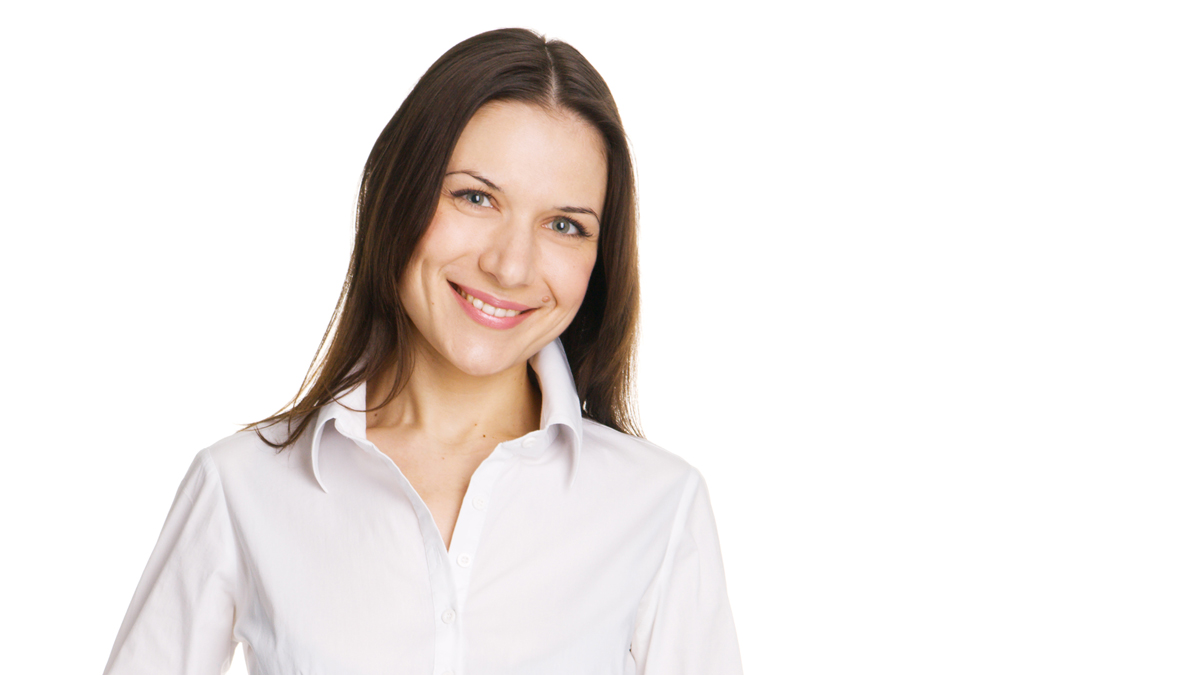
#> input picture img4.jpg, 1200 x 675 px
$ python facedetect.py
#> lines starting #> are read from the running program, lines starting #| are printed output that depends on the picture; after the words box and inside, x2 and y2 are one past the last pixel; in counts of white or black regions, pixels touching at a corner belong together
import cv2
cascade = cv2.CascadeClassifier("haarcascade_frontalface_default.xml")
img = cv2.imread("img4.jpg")
#> img is the input picture: shape (675, 1200, 3); mean B, G, R 230, 232.3, 237.3
gray = cv2.cvtColor(img,cv2.COLOR_BGR2GRAY)
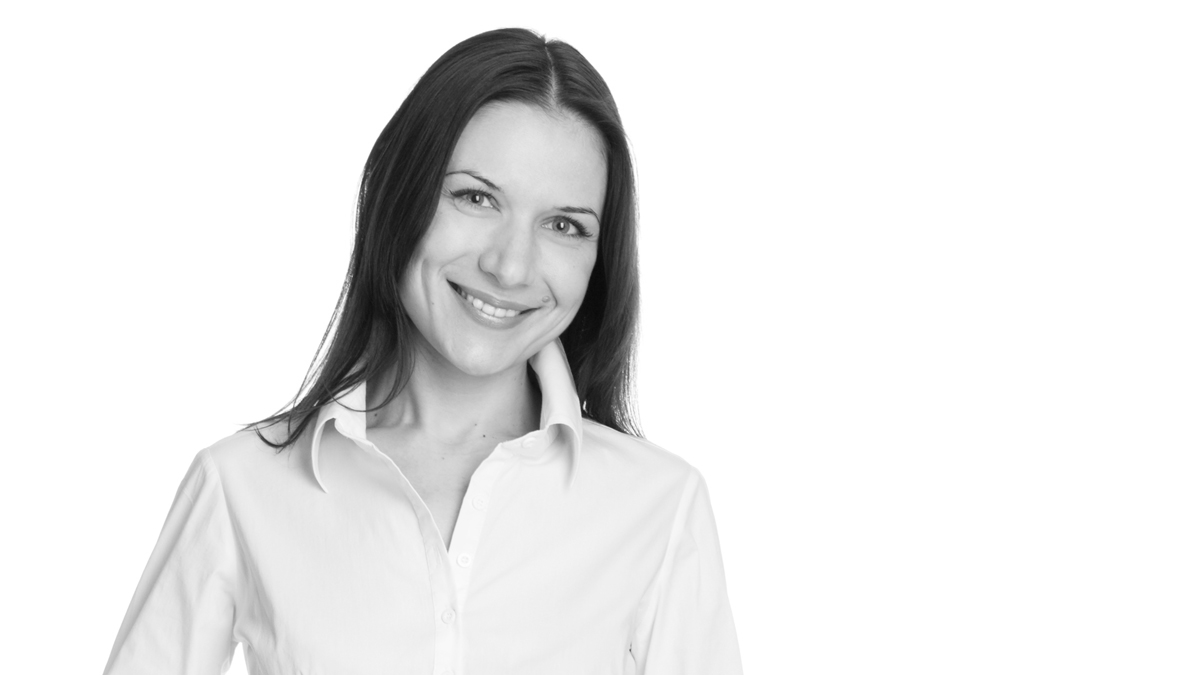
#> gray: shape (675, 1200); min 10, max 255, mean 233.5
faces = cascade.detectMultiScale(gray,1.06,5)
#> faces = [[402, 124, 234, 234]]
#scale factor is the rotation of their corresponding side
#scale factor of 1.06 means to decreases the shape value by 3% until the faces find
#minimum neighbour means how much minimum distanceyour webcam find your face

for x,y,w,h in faces:
    img = cv2.rectangle(img,(x,y),(x+w,y+h),(255,0,0),2)
#> this loop made 1 pass
#> pass 1, `img = cv2.rectangle(img,(x,y),(x+w,y+h),(255,0,0),2)`:
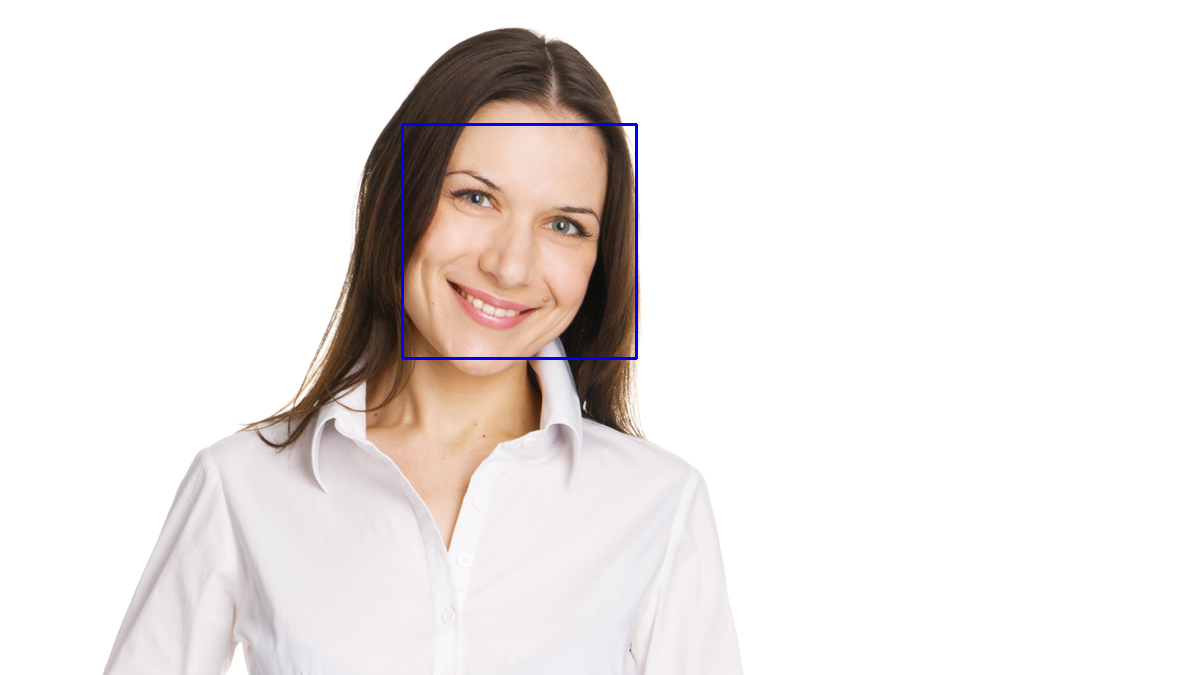
#> img: shape (675, 1200, 3); 0.35% of pixels changed, all inside (x1, y1, x2, y2) = (401, 123, 638, 360)
cv2.imshow("Face detection",img)
cv2.waitKey(0)
cv2.destroyAllWindows()

$ run again, with img1.jpg copied over img4.jpg
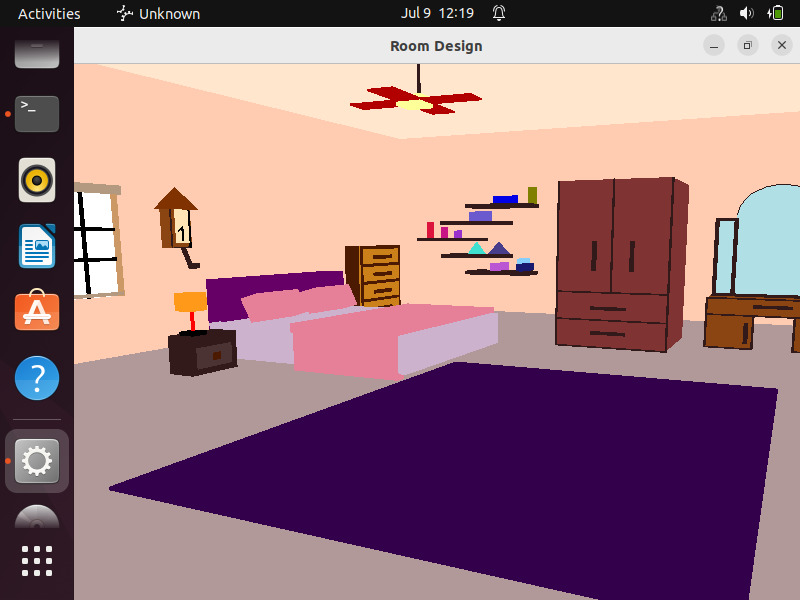
#> input picture img1.jpg, 800 x 600 px
#> img is the input picture: shape (600, 800, 3); mean B, G, R 128.8, 118.8, 155.2
#> `gray = cv2.cvtColor(img,cv2.COLOR_BGR2GRAY)`:
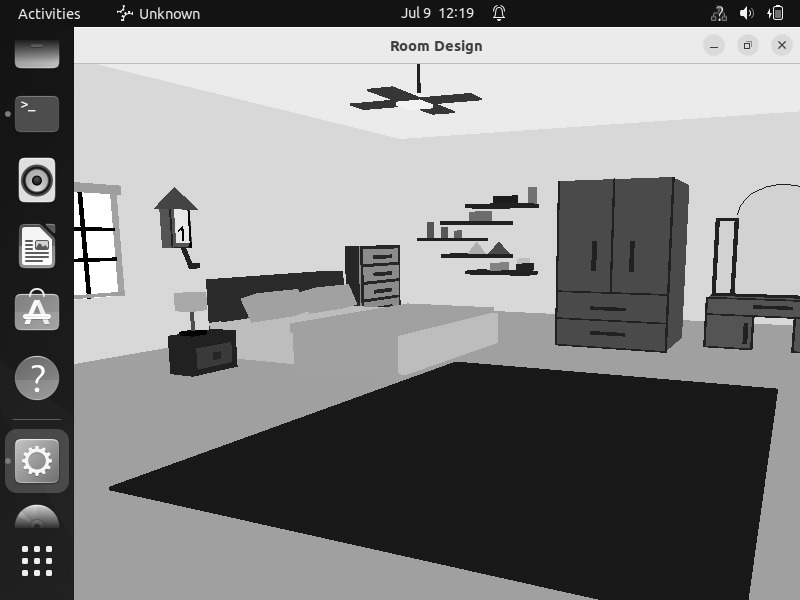
#> gray: shape (600, 800); min 0, max 255, mean 130.8
#> faces = [[14, 227, 43, 43]]
#> the loop `for x,y,w,h in faces:` made 1 pass
#> pass 1, `img = cv2.rectangle(img,(x,y),(x+w,y+h),(255,0,0),2)`:
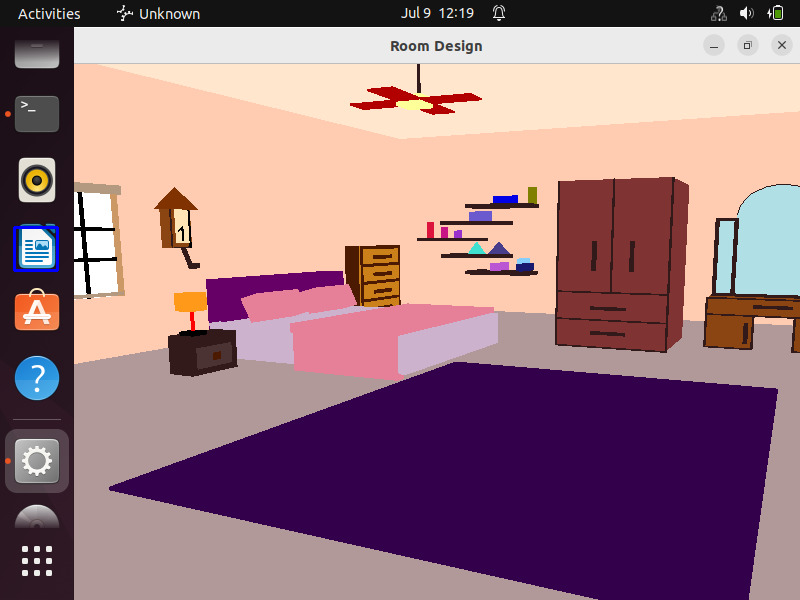
#> img: shape (600, 800, 3); 0.11% of pixels changed, all inside (x1, y1, x2, y2) = (13, 226, 59, 272)
